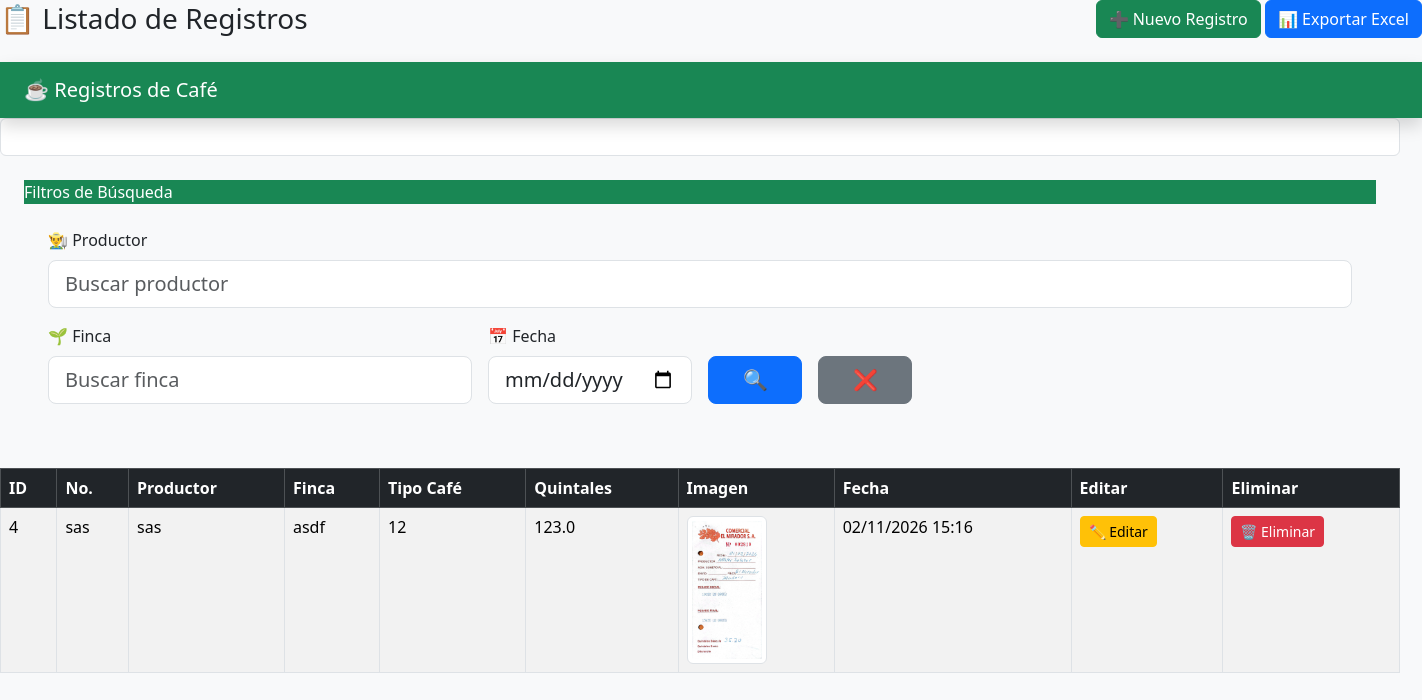
Page /registros on the earlier database version.
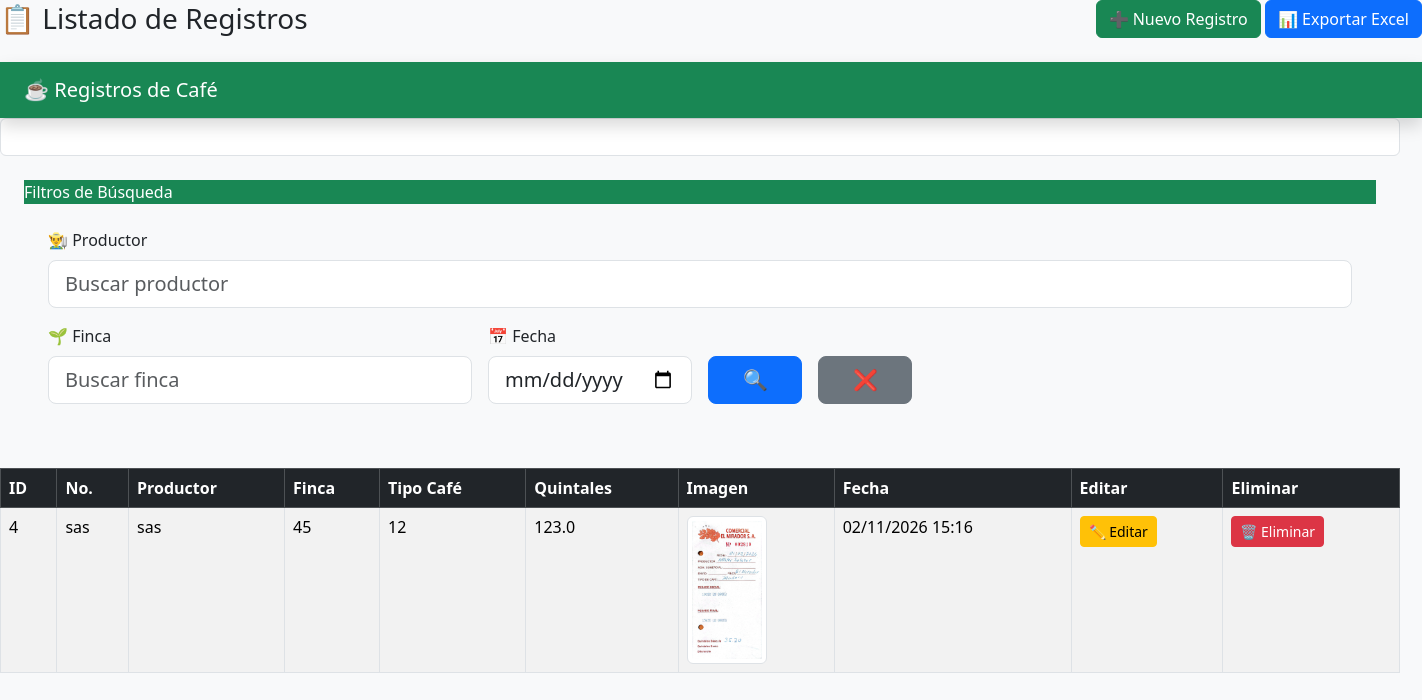
Same page on the later database version.
### tables this page shows
CREATE TABLE registros (
    id INTEGER PRIMARY KEY AUTOINCREMENT,
    numero TEXT,
    productor TEXT,
    numero_comercial TEXT,
    finca TEXT,
    tipo_cafe TEXT,
    pesado_inicial REAL,
    pesado_final REAL,
    quintales_bascula REAL,
    imagen TEXT,
    fecha_registro TEXT
);

### app.py (the view)
@app.route("/registros")
def registros():
    productor = request.args.get("productor", "")
    finca = request.args.get("finca", "")
    fecha = request.args.get("fecha", "")
    conexion = sqlite3.connect("cafe.db")
    cursor = conexion.cursor()
    consulta = """
        SELECT *
        FROM registros
        WHERE 1=1
    """
    parametros = []
    if productor:
        consulta += " AND productor LIKE ?"
        parametros.append(f"%{productor}%")
    if finca:
        consulta += " AND finca LIKE ?"
        parametros.append(f"%{finca}%")
    if fecha:
        consulta += " AND fecha LIKE ?"
        parametros.append(f"%{fecha}%")
    consulta += " ORDER BY id DESC"
    cursor.execute(consulta, parametros)
    datos = cursor.fetchall()
    conexion.close()
    return render_template(
        "registros.html",
        datos=datos
    )

### templates/registros.html (shortened to what this page needs)
<div class="d-flex justify-content-between align-items-center mb-4">
    <h3 class="mb-0">
        📋 Listado de Registros
    </h3>
    <div>
        <a href="/"
           class="btn btn-success">
            ➕ Nuevo Registro
        </a>
        <a href="/exportar_excel"
           class="btn btn-primary">
            📊 Exportar Excel
        </a>
    </div>
</div>
<!DOCTYPE html>
<html lang="es">
<head>
    <link href="https://cdn.jsdelivr.net/npm/bootstrap@5.3.3/dist/css/bootstrap.min.css" rel="stylesheet">
</head>
<body class="bg-light">
<nav class="navbar navbar-dark bg-success shadow">
    <div class="container-fluid px-4">
        <span class="navbar-brand">
            ☕ Registros de Café
        </span>
    </div>
</nav>
<div class="d-flex justify-content-between mb-3">
    <div class="row">
        <div class="col-24">
            <input
                type="text"
                name="buscar"
                class="form-control"
                value="{{ busqueda }}"
            >
    <div class="card-body p-4">
    <div class="card-header bg-success text-white">
        Filtros de Búsqueda
    </div>
    <div class="card-body p-4">
     <form method="GET" class="row g-3 align-items-end">
    <div class="col-12">
        <label class="form-label">👨‍🌾 Productor</label>
        <input
            type="text"
            name="productor"
            class="form-control form-control-lg"
            placeholder="Buscar productor">
    </div>
    <div class="col-md-4">
        <label class="form-label">🌱 Finca</label>
        <input
            type="text"
            name="finca"
            class="form-control form-control-lg"
            placeholder="Buscar finca">
    </div>
    <div class="col-md-2">
        <label class="form-label">📅 Fecha</label>
        <input
            type="date"
            name="fecha"
            class="form-control form-control-lg">
    </div>
    <div class="col-md-1">
        <button
            type="submit"
            class="btn btn-primary btn-lg w-100">
            🔍
        </button>
    </div>
    <div class="col-md-1">
        <a
            href="/registros"
            class="btn btn-secondary btn-lg w-100">
            ❌
        </a>
    </div>
</form>
    </div>
</div>
<div class="table-responsive">
    <table
    class="table table-striped table-hover table-bordered w-100 text-nowrap"
    style="min-width:1400px;">
                    <thead class="table-dark">
                    <tr>
                        <th>ID</th>
                        <th>No.</th>
                        <th>Productor</th>
                        <th>Finca</th>
                        <th>Tipo Café</th>
                        <th>Quintales</th>
                        <th>Imagen</th>
                        <th>Fecha</th>
                        <th>Editar</th>
                        <th>Eliminar</th>
                    </tr>
                    </thead>
                    <tbody>
                    {% for registro in datos %}
                    <tr>
                        <td>{{ registro[0] }}</td>
                        <td>{{ registro[1] }}</td>
                        <td>{{ registro[2] }}</td>
                        <td>{{ registro[4] }}</td>
                        <td>{{ registro[5] }}</td>
                        <td>{{ registro[8] }}</td>
<td>
    {% if registro[9] %}
    <a href="/uploads/{{ registro[9] }}" target="_blank">
        <img
            src="/uploads/{{ registro[9] }}"
            width="80"
            class="img-thumbnail">
    </a>
    {% else %}
    Sin imagen
    {% endif %}
</td>
                        <td>{{ registro[10] }}</td>
                   <td>
    <a href="/editar/{{ registro[0] }}" class="btn btn-warning btn-sm">
        ✏️ Editar
    </a>
</td>
<td>
    <a href="/eliminar/{{ registro[0] }}"
       class="btn btn-danger btn-sm"
       onclick="return confirm('¿Desea eliminar este registro?')">
        🗑️ Eliminar
    </a>
</td>
                    </tr>
                    {% endfor %}
                    </tbody>
                </table>
            </div>
        </div>
    </div>
</div>
</body>
</html>

Differences in the rows shown:
changed registros "sas": finca "asdf" → "45"
